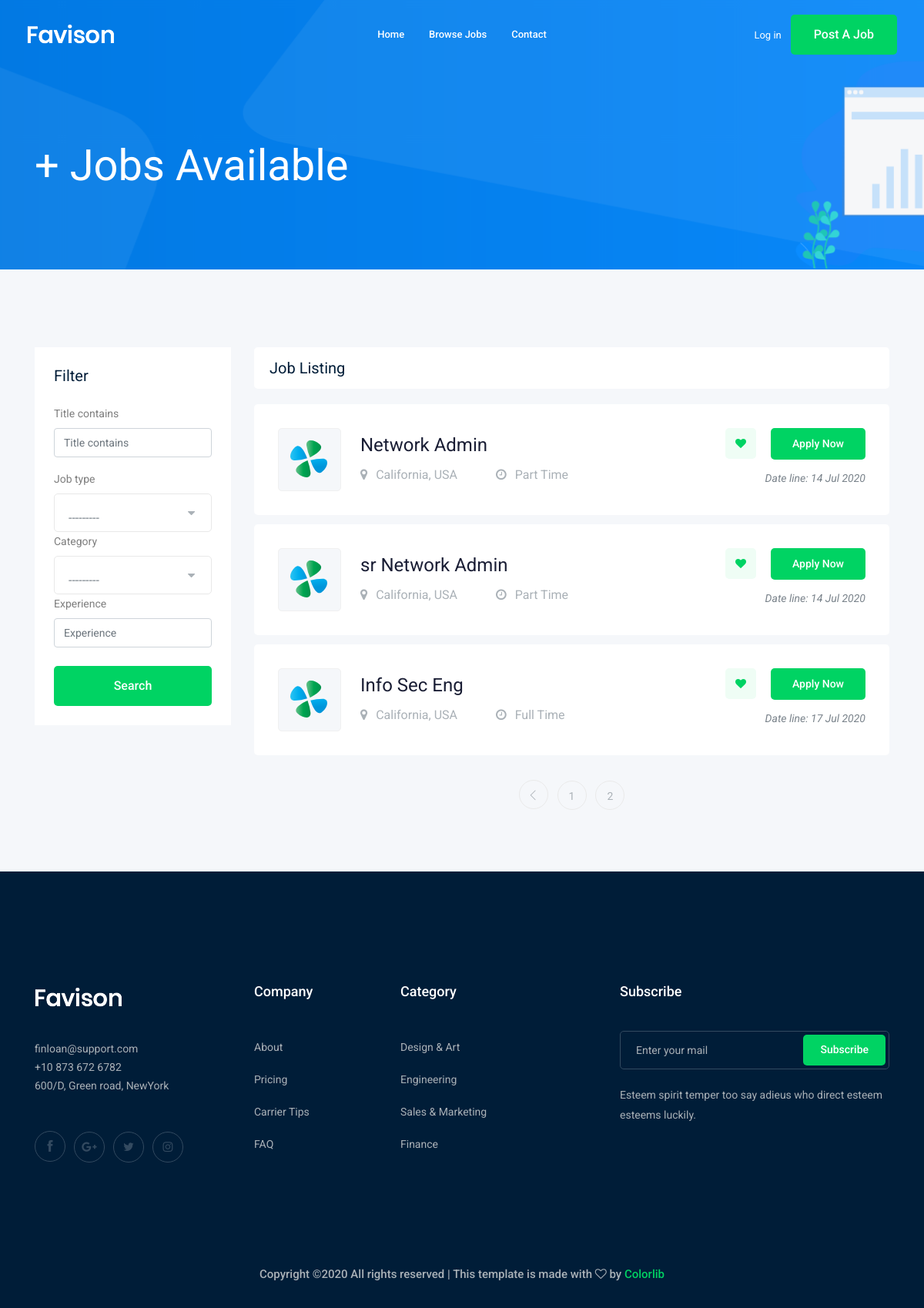
/jobs/?page=3, run on an earlier commit of the app's database.
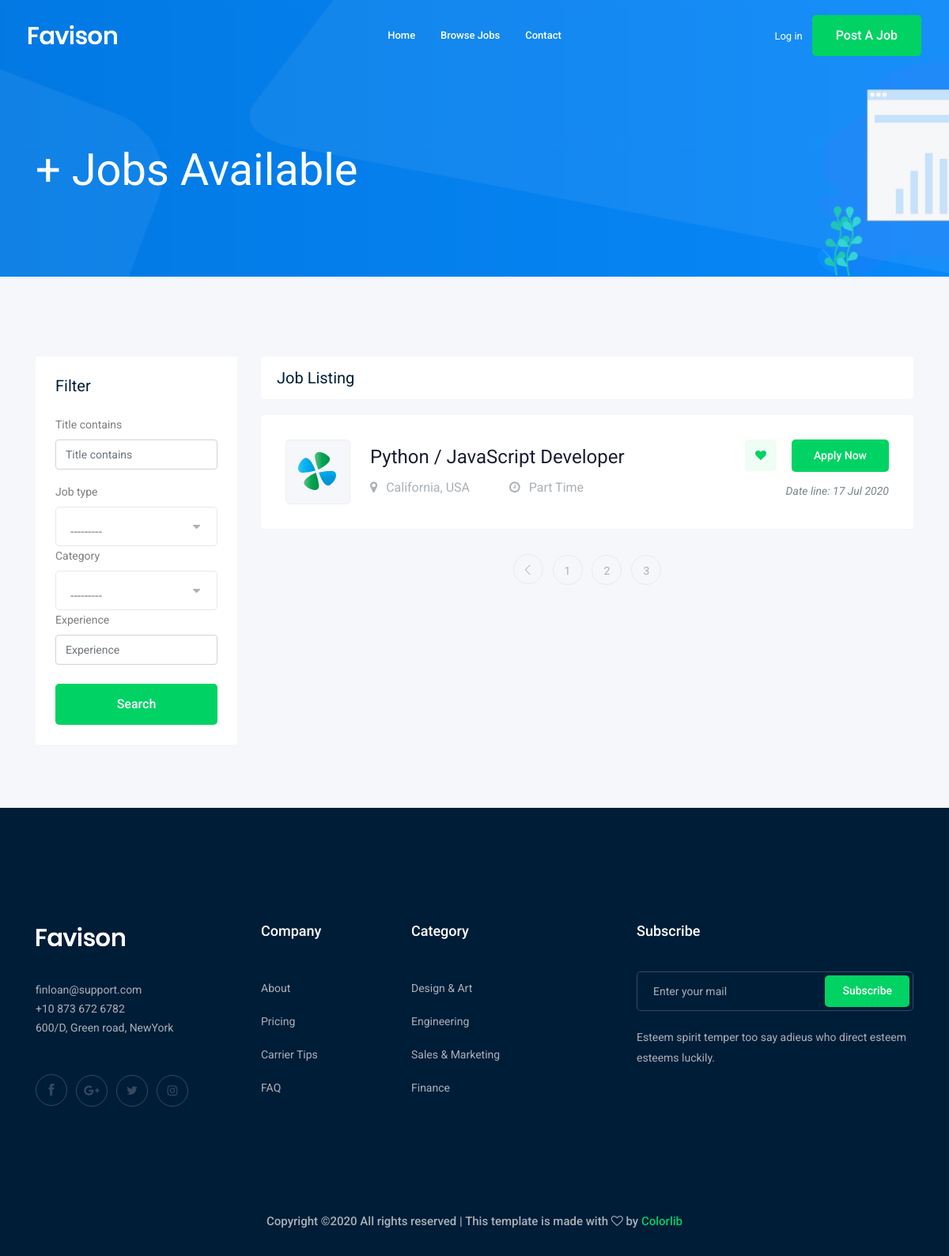
And on a later commit of the database.
### job/models.py (models this page shows, shortened)
class Job(models.Model):#Table
    owner = models.ForeignKey(User, related_name="job_owner", on_delete=models.CASCADE)
    title = models.CharField(max_length=100)#column
    job_type = models.CharField(max_length=15,choices=JOB_TYPE)
    description = models.TextField(max_length=1000)
    published_at = models.DateTimeField(auto_now=True)
    vacancy = models.IntegerField(default=1)
    salary = models.IntegerField(default=0)
    experience = models.IntegerField(default=1)
    category = models.ForeignKey('Category',on_delete=models.CASCADE)
    image = models.ImageField(upload_to=image_upload)
    slug = models.SlugField(blank=True,null=True)

### job/views.py (the view)
# urls.py: path('',views.job_list,name='job_list'),
def job_list(request):
    job_list = Job.objects.all()
    myfilter = JobFilter(request.GET,queryset=job_list)
    job_list = myfilter.qs
    paginator = Paginator(job_list, 3) # Show 20 jobs per page.
    page_number = request.GET.get('page')
    page_obj = paginator.get_page(page_number)
    context = {'jobs':page_obj,'myfilter':myfilter}
    return render(request,'job/job_list.html',context)

### job/models.py (called while the page is built)
    def __str__(self):
        return self.name

### job/templates/job/job_list.html (shortened to what the changed rows need)
{% extends 'base.html' %}
{% load bootstrap4 %}
{% block body %}
    <div class="job_listing_area plus_padding">
        <div class="container">
            <div class="row">
                <div class="col-lg-9">
                    <div class="job_lists m-0">
                        <div class="row">
                        {% for job in jobs %}
                            <div class="col-lg-12 col-md-12">
                                <div class="single_jobs white-bg d-flex justify-content-between">
                                    <div class="jobs_left d-flex align-items-center">
                                        <div class="thumb">
                                            <img src="img/svg_icon/1.svg" alt="">
                                        </div>
                                        <div class="jobs_conetent">
                                            <a href="{% url 'jobs:job_detail' job.slug %}"><h4>{{ job.title }}</h4></a>
                                            <div class="links_locat d-flex align-items-center">
                                                <div class="location">
                                                    <p> <i class="fa fa-map-marker"></i> California, USA</p>
                                                </div>
                                                <div class="location">
                                                    <p> <i class="fa fa-clock-o"></i> {{ job.job_type }} </p>
                                                </div>
                                            </div>
                                        </div>
                                    </div>
                                    <div class="jobs_right">
                                        <div class="apply_now">
                                            <a class="heart_mark" href="#"> <i class="fa fa-heart"></i> </a>
                                            <a href="{% url 'jobs:job_detail' job.slug %}" class="boxed-btn3">Apply Now</a>
                                        </div>
                                        <div class="date">
                                            <p>Date line: {{ job.published_at|date:'d M Y'}}</p>
                                        </div>
                                    </div>
                                </div>
                            </div>
                        {% endfor %}
                        </div>
                        {%if jobs.has_other_pages%}
                        <div class="row">
                            <div class="col-lg-12">
                                <div class="pagination_wrap">
                                    <ul>
                                        {% for i in jobs.paginator.page_range %}
                                            <li><a href="?page={{i}}"><span>{{i}}</span></a></li>
                                        {% endfor %}
                                    </ul>
                                </div>
                            </div>
                        </div>
                        {%endif%}
                    </div>
                </div>
            </div>
        </div>
    </div>
{% endblock body %}

What changed in the data, as far as the page shows it:
no longer on this page (row unchanged): Job: title "Network Admin", job_type "Part Time", published_at "14 Jul 2020"
no longer on this page (row unchanged): Job: title "sr Network Admin", job_type "Part Time", published_at "14 Jul 2020"
no longer on this page (row unchanged): Job: title "Info Sec Eng", job_type "Full Time", published_at "17 Jul 2020"
added Job: title "Python / JavaScript Developer", job_type "Part Time", published_at "17 Jul 2020"
Also different on the page:
new list line: "3"
